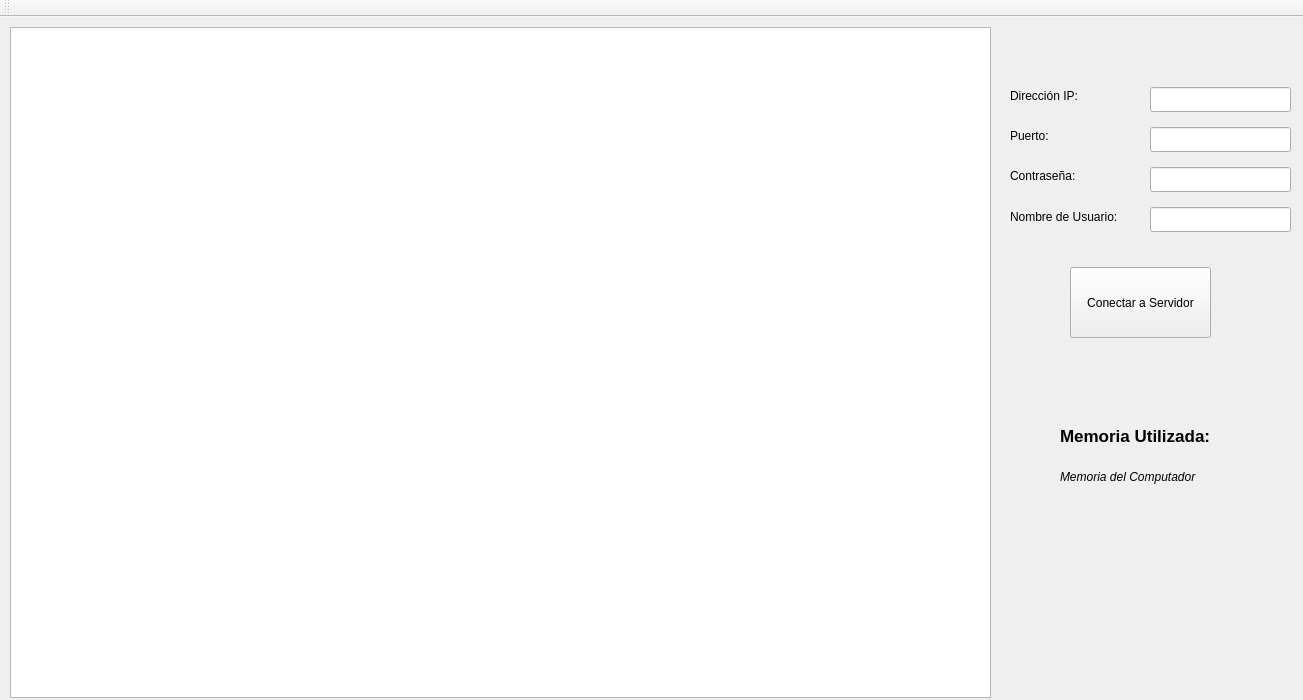
<?xml version="1.0" encoding="UTF-8"?>
<ui version="4.0">
 <class>ventana</class>
 <widget class="QMainWindow" name="ventana">
  <property name="geometry">
   <rect>
    <x>0</x>
    <y>0</y>
    <width>1303</width>
    <height>700</height>
   </rect>
  </property>
  <property name="windowTitle">
   <string>Proyecto 1 D2</string>
  </property>
  <widget class="QWidget" name="centralwidget">
   <widget class="QTableWidget" name="tableWidget">
    <property name="geometry">
     <rect>
      <x>10</x>
      <y>10</y>
      <width>981</width>
      <height>671</height>
     </rect>
    </property>
   </widget>
   <widget class="QPushButton" name="Conectar">
    <property name="geometry">
     <rect>
      <x>1070</x>
      <y>250</y>
      <width>141</width>
      <height>71</height>
     </rect>
    </property>
    <property name="font">
     <font>
      <underline>false</underline>
      <strikeout>false</strikeout>
     </font>
    </property>
    <property name="text">
     <string>Conectar a Servidor</string>
    </property>
   </widget>
   <widget class="QLabel" name="label">
    <property name="geometry">
     <rect>
      <x>1060</x>
      <y>410</y>
      <width>161</width>
      <height>17</height>
     </rect>
    </property>
    <property name="font">
     <font>
      <pointsize>13</pointsize>
      <weight>75</weight>
      <italic>false</italic>
      <bold>true</bold>
     </font>
    </property>
    <property name="text">
     <string>Memoria Utilizada:</string>
    </property>
   </widget>
   <widget class="QLabel" name="label_2">
    <property name="geometry">
     <rect>
      <x>1060</x>
      <y>450</y>
      <width>171</width>
      <height>20</height>
     </rect>
    </property>
    <property name="font">
     <font>
      <italic>true</italic>
     </font>
    </property>
    <property name="text">
     <string>Memoria del Computador</string>
    </property>
   </widget>
   <widget class="QLabel" name="label_3">
    <property name="geometry">
     <rect>
      <x>1010</x>
      <y>110</y>
      <width>67</width>
      <height>17</height>
     </rect>
    </property>
    <property name="text">
     <string>Puerto:</string>
    </property>
   </widget>
   <widget class="QLineEdit" name="lineEdit">
    <property name="geometry">
     <rect>
      <x>1150</x>
      <y>70</y>
      <width>141</width>
      <height>25</height>
     </rect>
    </property>
   </widget>
   <widget class="QLineEdit" name="lineEdit_3">
    <property name="geometry">
     <rect>
      <x>1150</x>
      <y>150</y>
      <width>141</width>
      <height>25</height>
     </rect>
    </property>
   </widget>
   <widget class="QLineEdit" name="lineEdit_2">
    <property name="geometry">
     <rect>
      <x>1150</x>
      <y>110</y>
      <width>141</width>
      <height>25</height>
     </rect>
    </property>
   </widget>
   <widget class="QLabel" name="label_4">
    <property name="geometry">
     <rect>
      <x>1010</x>
      <y>70</y>
      <width>91</width>
      <height>17</height>
     </rect>
    </property>
    <property name="text">
     <string>Dirección IP:</string>
    </property>
   </widget>
   <widget class="QLabel" name="label_5">
    <property name="geometry">
     <rect>
      <x>1010</x>
      <y>150</y>
      <width>91</width>
      <height>17</height>
     </rect>
    </property>
    <property name="text">
     <string>Contraseña:</string>
    </property>
   </widget>
   <widget class="QLabel" name="label_6">
    <property name="geometry">
     <rect>
      <x>1010</x>
      <y>190</y>
      <width>151</width>
      <height>20</height>
     </rect>
    </property>
    <property name="text">
     <string>Nombre de Usuario:</string>
    </property>
   </widget>
   <widget class="QLineEdit" name="lineEdit_4">
    <property name="geometry">
     <rect>
      <x>1150</x>
      <y>190</y>
      <width>141</width>
      <height>25</height>
     </rect>
    </property>
   </widget>
   <widget class="QLabel" name="label_7">
    <property name="geometry">
     <rect>
      <x>1120</x>
      <y>350</y>
      <width>67</width>
      <height>17</height>
     </rect>
    </property>
    <property name="text">
     <string/>
    </property>
   </widget>
  </widget>
  <widget class="QToolBar" name="toolBar">
   <property name="windowTitle">
    <string>toolBar</string>
   </property>
   <attribute name="toolBarArea">
    <enum>TopToolBarArea</enum>
   </attribute>
   <attribute name="toolBarBreak">
    <bool>false</bool>
   </attribute>
  </widget>
 </widget>
 <resources/>
 <connections/>
</ui>
